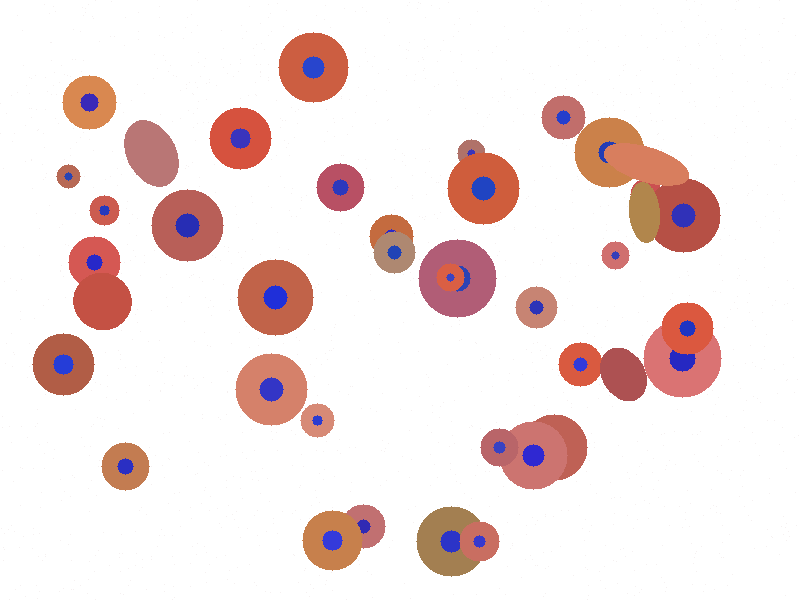
//> input picture images/q06_test.png, 800 x 600 px
$ ./main   (built with g++ and OpenCV 4)
//> lines starting //> are read from the running program, lines starting //| are printed output that depends on the picture; after the words box and inside, x2 and y2 are one past the last pixel; in counts of white or black regions, pixels touching at a corner belong together
// ============================================================
// 第六题：颗粒计数与面积分析
//
// 难点在粘连：直接 findContours 会把粘在一起的几个颗粒算成一个。
// 实测这张图 24 个连通域里，最大的一个有 1.2 万像素，明显是三个
// 颗粒摞在一起，所以必须做分割。
//
// 做法：
//   1. 颗粒颜色饱和、背景纯白，用 HSV 的 S 通道阈值拿到前景掩码。
//   2. 距离变换：每个前景像素的值 = 到最近背景的距离。单个颗粒的
//      最大值就在圆心，值约等于半径。
//   3. 判断一个连通域里到底有几个颗粒：
//          比值 = 连通域面积 / (π * 最大距离²)
//      单个圆这个比值约等于 1；两个粘在一起的圆是 1.5~2；三个是 2.5~3。
//      四舍五入就得到颗粒个数 k。为什么不用"数距离变换的局部极大"？
//      实测一个颗粒的圆顶是块平台，会检出好几个只差几个像素的假峰，
//      而不规则颗粒又会在边缘冒出假峰，数量很不稳（实测 33~37 个，
//      比真值多出一截）。
//   4. 一个连通域里 k > 1 时，用 k-means 把它的像素分成 k 簇，簇心
//      当分水岭的种子；k = 1 就直接取距离最大的那个点。
//   5. 以种子为标记做 watershed，沾在一起的颗粒沿"脖子"被切开。
//      分水岭会在边界上留一圈 -1，用邻域最大值迭代扩散补上，否则
//      每个颗粒的面积都会少一圈。
//   6. 面积 < 200 px² 的当噪声丢掉，统计数量与面积分布。
// ============================================================
#include <opencv2/opencv.hpp>
#include <iostream>
#include <vector>
#include <algorithm>

using namespace std;
using namespace cv;

int main(int argc, char** argv) {
    string inPath = (argc > 1) ? argv[1] : "images/q06_test.png";
    Mat img = imread(inPath);
//> img is the input picture: 600 rows x 800 cols, CV_8UC3; mean B, G, R 226.6, 227.5, 242.2
    if (img.empty()) {
        cerr << "无法读取图像: " << inPath << endl;
        return 1;
    }

    // ---------- 1. 前景掩码 ----------
    Mat hsv;
    cvtColor(img, hsv, COLOR_BGR2HSV);
//> hsv: 600 rows x 800 cols, CV_8UC3; mean H, S, V 5.1, 26.6, 244.5
    Mat mask;
    inRange(hsv, Scalar(0, 60, 40), Scalar(180, 255, 255), mask);
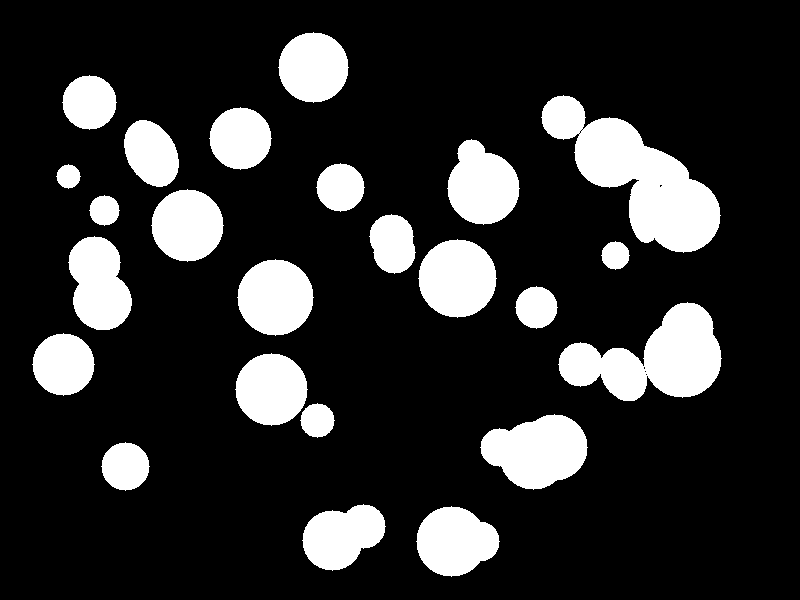
//> mask: 600 rows x 800 cols, CV_8UC1; 17.8% white; 24 white regions, largest, box (x1, y1, x2, y2) and area: (541, 95, 721, 253) 12097, (558, 302, 722, 401) 8966, (480, 414, 588, 490) 5661

    Mat k3 = getStructuringElement(MORPH_ELLIPSE, Size(3, 3));
    morphologyEx(mask, mask, MORPH_OPEN, k3);
    morphologyEx(mask, mask, MORPH_CLOSE, k3);
//> mask: 600 rows x 800 cols, CV_8UC1; 17.9% white; 24 white regions, largest, box (x1, y1, x2, y2) and area: (541, 95, 721, 253) 12115, (558, 302, 722, 401) 8983, (480, 414, 588, 490) 5661

    // ---------- 2. 距离变换 ----------
    Mat dist;
    distanceTransform(mask, dist, DIST_L2, 5);

    // ---------- 3. 每个连通域布种子 ----------
    Mat blobLbl, stats, cents;
    int nBlob = connectedComponentsWithStats(mask, blobLbl, stats, cents);
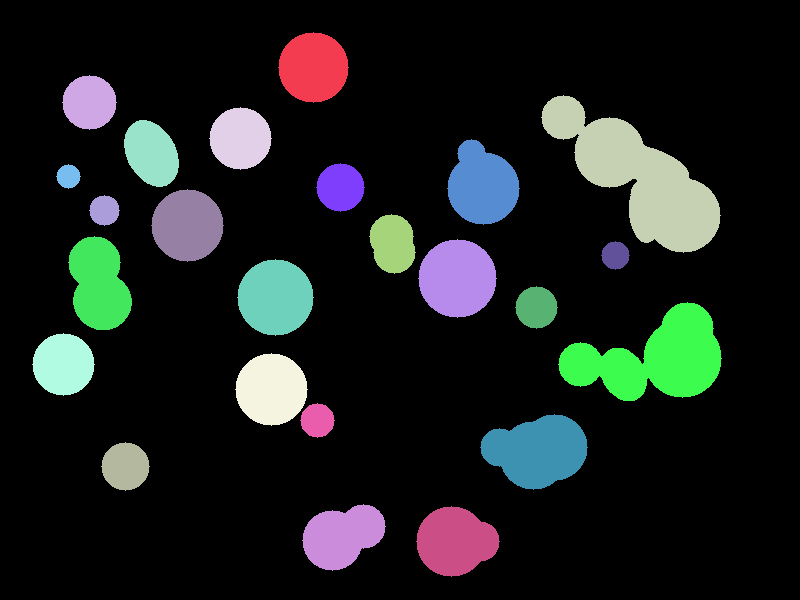
//> blobLbl: 600 rows x 800 cols, CV_32SC1; 25 distinct labels, from 0 to 24; one colour per label, 0 black
//> stats = 25 rows, first 6: [0, 0, 800, 600, 394309], [278, 32, 71, 71, 3853], [62, 75, 55, 55, 2289], [541, 95, 180, 158, 12115], [209, 107, 63, 63, 3001], [124, 120, 55, 67, 2719]; cents = 25 pairs, first value 63 to 652.9, second value 67 to 541; nBlob = 25

    // 标记图约定：1 = 确定的背景，2 以上 = 种子，0 = 前景里等待分配的像素
    Mat markers(mask.size(), CV_32S, Scalar(1));
    markers.setTo(0, mask);

    int nextSeed = 2;
    for (int i = 1; i < nBlob; ++i) {
        int area = stats.at<int>(i, CC_STAT_AREA);
        if (area < 200) continue;                 // 一开始就滤掉碎屑

        Mat one = (blobLbl == i);

        double dmin, dmax;
        minMaxLoc(dist, &dmin, &dmax, NULL, NULL, one);
        if (dmax < 2.0) continue;

        // 该连通域里大概有几个颗粒
        double ratio = area / (CV_PI * dmax * dmax);
        int k = (int)lround(ratio);
        if (k < 1) k = 1;
        if (ratio < 1.30) k = 1;                  // 单个圆，比值 1.0~1.1
        if (k > 6) k = 6;                         // 兜底，防止异常形状爆数量

        if (k == 1) {
            // 单个颗粒：距离最大处就是圆心
            Point peak;
            minMaxLoc(dist, &dmin, &dmax, NULL, &peak, one);
            circle(markers, peak, 1, Scalar(nextSeed++), FILLED);
        } else {
            // 粘连：把该连通域的像素聚成 k 簇，簇心当种子
            vector<Point> pts;
            for (int y = 0; y < one.rows; ++y)
                for (int x = 0; x < one.cols; ++x)
                    if (one.at<uchar>(y, x)) pts.push_back(Point(x, y));

            Mat data((int)pts.size(), 2, CV_32F);
            for (int p = 0; p < (int)pts.size(); ++p) {
                data.at<float>(p, 0) = (float)pts[p].x;
                data.at<float>(p, 1) = (float)pts[p].y;
            }
            Mat cl, ctr;
            kmeans(data, k, cl,
                   TermCriteria(TermCriteria::EPS + TermCriteria::COUNT, 50, 0.5),
                   3, KMEANS_PP_CENTERS, ctr);
            for (int c = 0; c < k; ++c) {
                Point p(cvRound(ctr.at<float>(c, 0)), cvRound(ctr.at<float>(c, 1)));
                // 簇心偶尔落在掩码外（凹形颗粒），挪到最近的掩码像素上
                if (!mask.at<uchar>(p)) {
                    double best = 1e18;
                    Point bestP = p;
                    for (const auto& q : pts) {
                        double d = norm(q - p);
                        if (d < best) { best = d; bestP = q; }
                    }
                    p = bestP;
                }
                circle(markers, p, 1, Scalar(nextSeed++), FILLED);
            }
        }
    }
//> this loop made 24 passes
//> (area, dmax, ratio, peak, nextSeed) on passes 1, 2, 4, 5, 6, 7, 8, 9: (3853, 34.95, 1, Point(313, 67), 3), (2289, 26.97, 1, Point(89, 102), 4), (3001, 30.76, 1.01, Point(240, 138), 8), (2719, 24.17, 1.48, Point(150, 151), 9), (4415, 35.75, 1.1, Point(483, 188), 10), (1793, 23.8, 1.01, Point(340, 187), 11), (441, 11.98, 0.977, Point(68, 176), 12), (4053, 35.75, 1.01, Point(187, 225), 13)
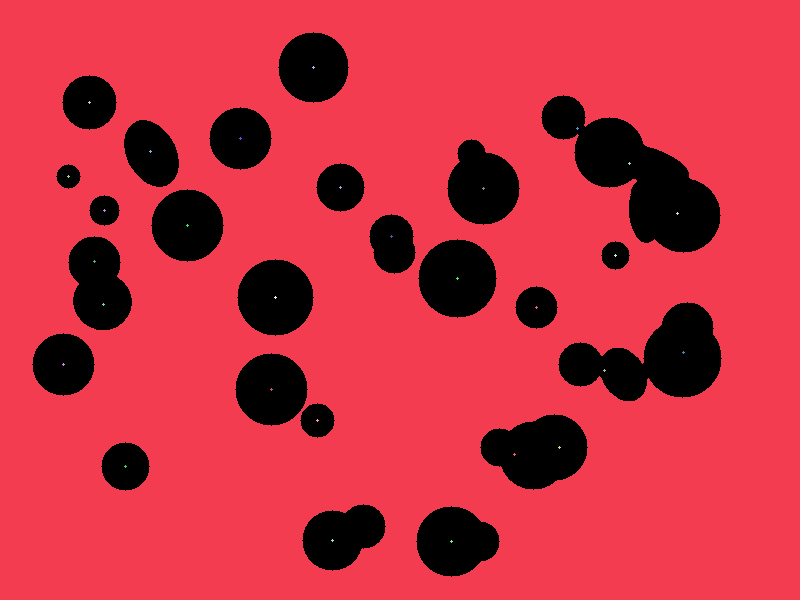
//> markers: 600 rows x 800 cols, CV_32SC1; 31 distinct labels, from 0 to 30; one colour per label, 0 black
//> after the loop, nextSeed = 31

    // ---------- 4. 分水岭 ----------
    // 先用中值滤波压掉颗粒内部的渐变纹理。直接在原图上做分水岭，
    // 内部的小起伏会被当成山脊，分水岭线会在颗粒里乱长。
    Mat smooth;
    medianBlur(img, smooth, 7);
    watershed(smooth, markers);
//> markers: 600 rows x 800 cols, CV_32SC1; 31 distinct labels, from -1 to 30

    // 分水岭线（-1）和被背景标记抢走的前景像素，按最近邻并入粒子
    for (int it = 0; it < 80; ++it) {
        Mat bad = (markers <= 1) & (mask > 0);
        if (countNonZero(bad) == 0) break;
        Mat f;
        markers.convertTo(f, CV_32F);
        Mat d;
        dilate(f, d, Mat::ones(3, 3, CV_8U));
        Mat d32;
        d.convertTo(d32, CV_32S);
        d32.copyTo(markers, bad);
    }
//> this loop made 45 passes
//> pass 1, `d.convertTo(d32, CV_32S);`:
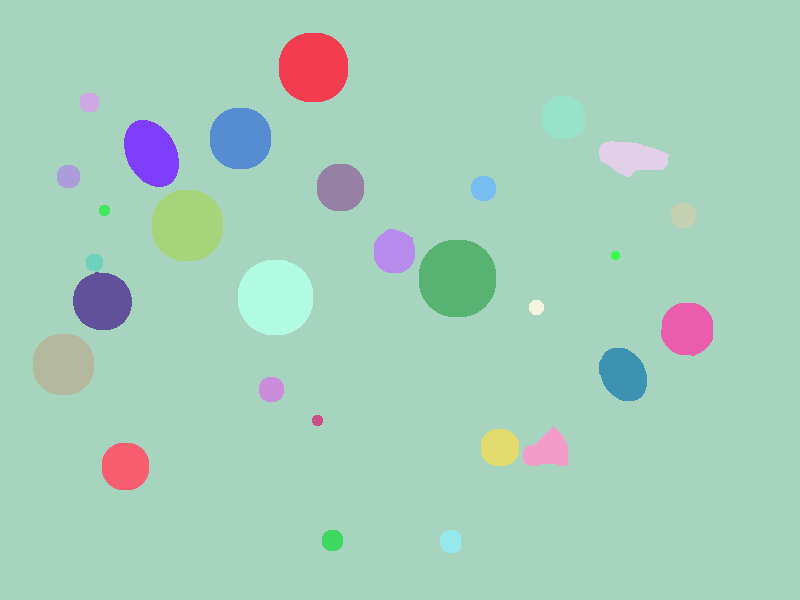
//> d32: 600 rows x 800 cols, CV_32SC1; 30 distinct labels, from 1 to 30; one colour per label, 0 black
//> after the loop:
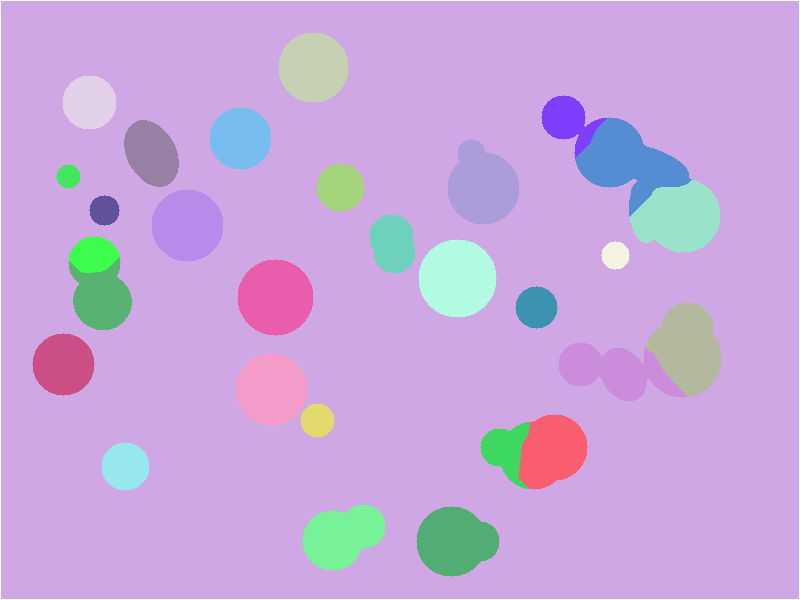
//> markers: 600 rows x 800 cols, CV_32SC1; 31 distinct labels, from -1 to 30; one colour per label, 0 black, -1 white

    // ---------- 5. 统计每个颗粒 ----------
    vector<int> areas;
    Mat out = img.clone();
    for (int lb = 2; lb < nextSeed; ++lb) {
        Mat one = (markers == lb) & mask;
        int area = countNonZero(one);
        if (area < 200) continue;                 // 面积过小当噪声

        areas.push_back(area);
        vector<vector<Point>> cc;
        findContours(one, cc, RETR_EXTERNAL, CHAIN_APPROX_SIMPLE);
        if (cc.empty()) continue;
        drawContours(out, cc, -1, Scalar(0, 200, 0), 1);

        Moments m = moments(one, true);
        if (m.m00 > 0) {
            Point c((int)(m.m10 / m.m00), (int)(m.m01 / m.m00));
            string num = to_string(areas.size());
            putText(out, num, c + Point(-7, 5), FONT_HERSHEY_SIMPLEX, 0.35,
                    Scalar(255, 255, 255), 3, LINE_AA);
            putText(out, num, c + Point(-7, 5), FONT_HERSHEY_SIMPLEX, 0.35,
                    Scalar(0, 0, 220), 1, LINE_AA);
        }
    }
//> this loop made 29 passes
//> (area, c, num) on passes 1 to 8: (3853, Point(313, 67), '1'), (2289, Point(89, 102), '2'), (4724, Point(677, 217), '3'), (5417, Point(628, 162), '4'), (1974, Point(568, 121), '5'), (3001, Point(240, 138), '6'), (2719, Point(150, 152), '7'), (4415, Point(481, 184), '8')
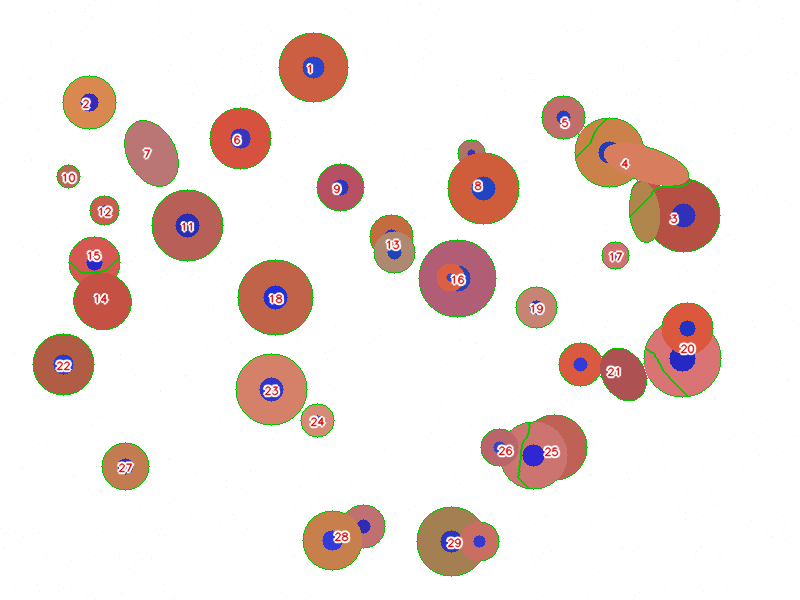
//> out: 600 rows x 800 cols, CV_8UC3; mean B, G, R 226, 229.5, 241.2

    if (areas.empty()) {
        cerr << "没有检测到有效颗粒" << endl;
        return 2;
    }

    // ---------- 6. 输出 ----------
    long long sum = 0;
    int amin = areas[0], amax = areas[0];
//> amin = 3853; amax = 3853
    for (int a : areas) {
        sum += a;
        amin = min(amin, a);
        amax = max(amax, a);
    }
//> this loop made 29 passes
//> (amin, amax) on passes 1 to 8: (3853, 3853), (2289, 3853), (2289, 4724), (2289, 5417), (1974, 5417), (1974, 5417), (1974, 5417), (1974, 5417)
//> after the loop, sum = 85691; amin = 441; amax = 5417

    cout << "有效颗粒数: " << areas.size() << " 个" << endl;
//| 有效颗粒数: 29 个
    cout << "最小面积: " << amin << " px²" << endl;
//| 最小面积: 441 px²
    cout << "最大面积: " << amax << " px²" << endl;
//| 最大面积: 5417 px²
    cout << "平均面积: " << (int)(sum / (long long)areas.size()) << " px²" << endl;
//| 平均面积: 2954 px²
    cout << "总面积: " << sum << " px²" << endl;
//| 总面积: 85691 px²

    char head[160];
    snprintf(head, sizeof(head), "Valid Particles: %d   area %d~%d px2",
             (int)areas.size(), amin, amax);
//> head = "Valid Particles: 29   area 441~5417 px2"
    putText(out, head, Point(10, 32), FONT_HERSHEY_SIMPLEX, 0.7,
            Scalar(0, 0, 220), 2, LINE_AA);
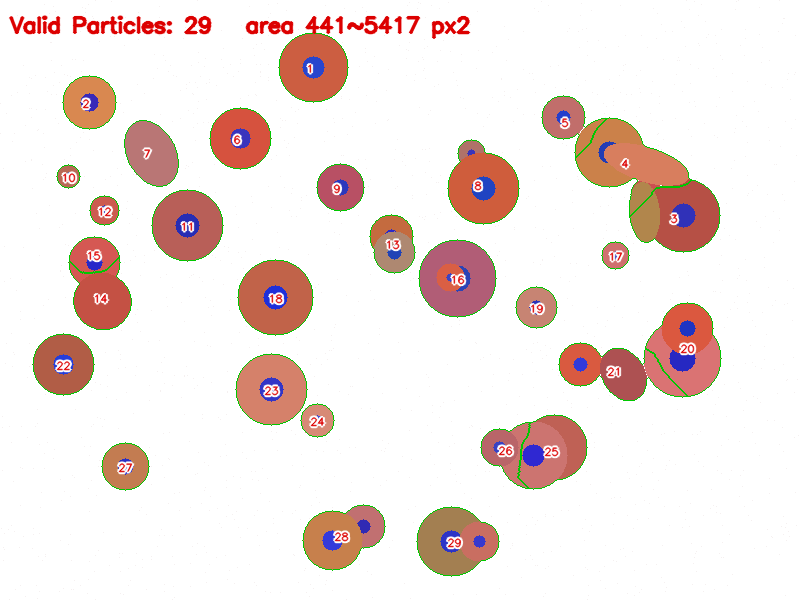
//> out: 600 rows x 800 cols, CV_8UC3; 0.99% of pixels changed, all inside (x1, y1, x2, y2) = (8, 15, 471, 39)

    string outPath = (argc > 2) ? argv[2] : "q06_result.png";
    imwrite(outPath, out);
    cout << "结果图已保存: " << outPath << endl;
    return 0;
}

$ run again, with images/q01_test.png copied over images/q06_test.png
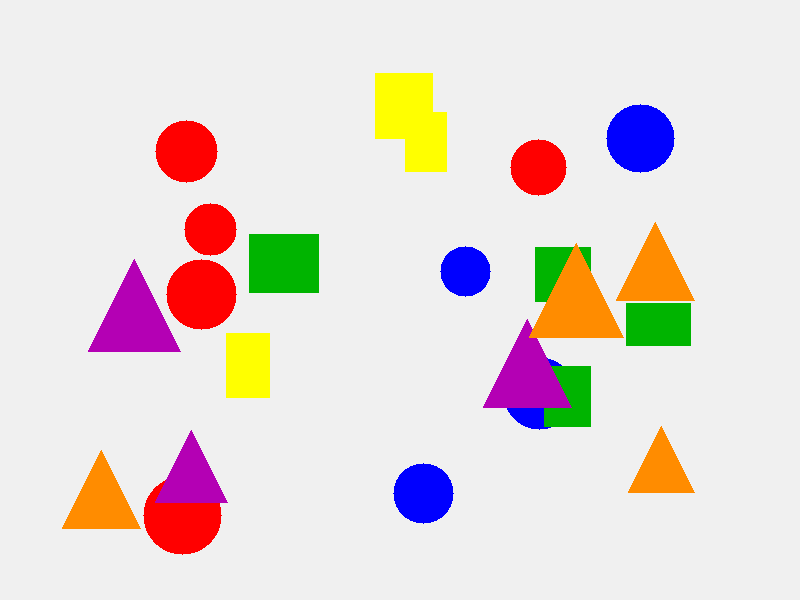
//> input picture images/q01_test.png, 800 x 600 px
//> img is the input picture: 600 rows x 800 cols, CV_8UC3; mean B, G, R 215.3, 218.7, 229.9
//> hsv: 600 rows x 800 cols, CV_8UC3; mean H, S, V 8, 35.7, 238.7
//> blobLbl: 600 rows x 800 cols, CV_32SC1; 17 distinct labels, from 0 to 16
//> stats = 17 rows, first 6: [0, 0, 800, 600, 412650], [375, 73, 72, 99, 5588], [606, 104, 69, 69, 3625], [155, 120, 63, 63, 3001], [510, 139, 57, 57, 2453], [184, 203, 53, 53, 2121]; cents = 17 rows, first 8: [400.8, 297.2], [411.4, 119.1], [640, 138], [186, 151], [538, 167], [210, 229], [656.3, 297.6], [283.5, 263]; nBlob = 17
//> the loop `for (int i = 1; i < nBlob; ++i)` made 16 passes
//> (area, dmax, ratio, peak, nextSeed) on passes 2, 3, 4, 5, 7, 9, 10, 14: (3625, 33.76, 1.01, Point(640, 138), 5), (3001, 30.76, 1.01, Point(186, 151), 6), (2453, 27.76, 1.01, Point(538, 167), 7), (2121, 25.98, 1, Point(210, 229), 8), (4126, 30, 1.46, Point(278, 263), 11), (1961, 24.77, 1.02, Point(465, 271), 15), (3853, 34.95, 1, Point(201, 294), 16), (6210, 38.75, 1.32, Point(182, 515), 23)
//> after the loop `for (int i = 1; i < nBlob; ++i)`:
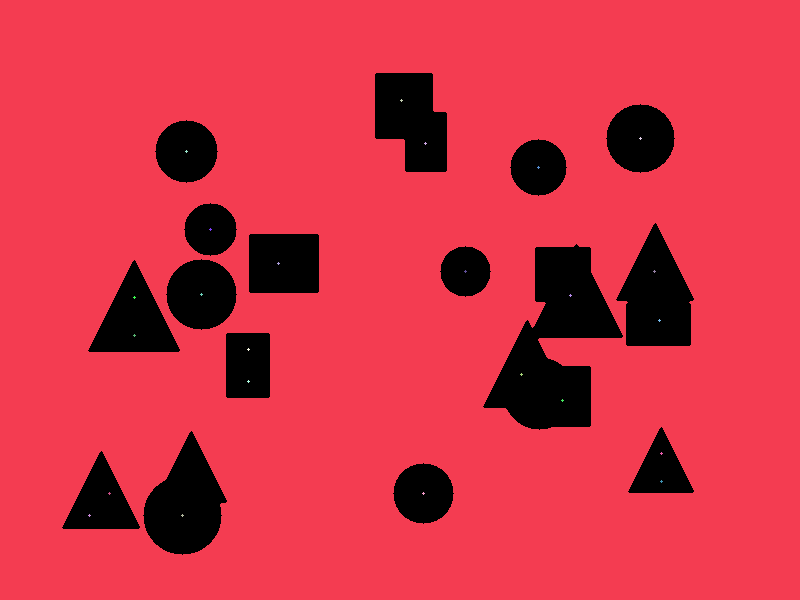
//> markers: 600 rows x 800 cols, CV_32SC1; 26 distinct labels, from 0 to 25; one colour per label, 0 black
//> after the loop `for (int i = 1; i < nBlob; ++i)`: nextSeed = 26
//> the loop `for (int lb = 2; lb < nextSeed; ++lb)` made 24 passes
//> (area, c, num) on passes 1 to 8: (2335, Point(426, 143), '1'), (3253, Point(400, 101), '2'), (3625, Point(640, 138), '3'), (3001, Point(186, 151), '4'), (2453, Point(538, 167), '5'), (2121, Point(210, 229), '6'), (2849, Point(658, 323), '7'), (3221, Point(654, 274), '8')
//> `int amin = areas[0], amax = areas[0];`: amin = 2335
//> the loop `for (int a : areas)` made 24 passes
//> (amin, amax) on passes 1 to 8: (2335, 2335), (2335, 3253), (2335, 3625), (2335, 3625), (2335, 3625), (2121, 3625), (2121, 3625), (2121, 3625)
//> after the loop `for (int a : areas)`: sum = 67350; amin = 858; amax = 6210
//| 有效颗粒数: 24 个
//| 最小面积: 858 px²
//| 最大面积: 6210 px²
//| 平均面积: 2806 px²
//| 总面积: 67350 px²
//> head = "Valid Particles: 24   area 858~6210 px2"
//> `putText(out, head, Point(10, 32), FONT_HERSHEY_SIMPLEX, 0.7, Scalar(0,..`:
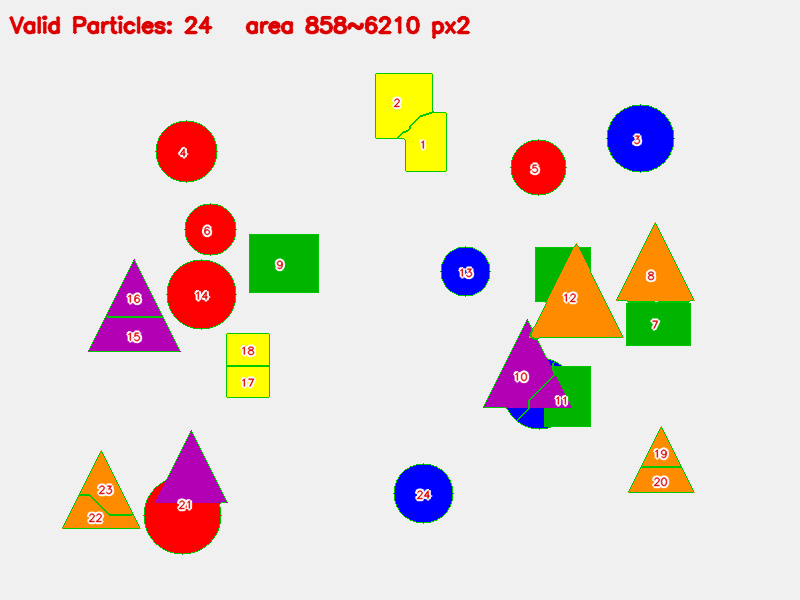
//> out: 600 rows x 800 cols, CV_8UC3; mean B, G, R 213.7, 218.6, 228.5
